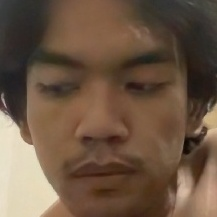
#> input picture src/camera/1669044924.jpg, 217 x 217 px, given in place of the camera
$ python camera_capture.py
#> lines starting #> are read from the running program, lines starting #| are printed output that depends on the picture; after the words box and inside, x2 and y2 are one past the last pixel; in counts of white or black regions, pixels touching at a corner belong together
import cv2

cascPath = "src\src_features\\face.xml"

faceCascade = cv2.CascadeClassifier(cascPath)

video_capture = cv2.VideoCapture(0)

while True:
    # Capture frame-by-frame
    rect, frame = video_capture.read()
#> frame is the input picture: shape (217, 217, 3); mean B, G, R 67.5, 86.1, 108.6
    gray = cv2.cvtColor(frame, cv2.COLOR_BGR2GRAY)
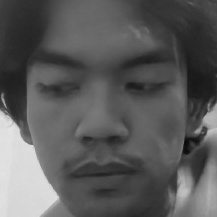
#> gray: shape (217, 217); min 9, max 229, mean 90.7

    faces = faceCascade.detectMultiScale(
        gray,
        scaleFactor=1.1,
        minNeighbors=5,
        minSize=(30, 30),
        flags=cv2.CASCADE_SCALE_IMAGE
    )
#> faces = [[14, 14, 176, 176]]

    # Draw a rectangle around the facesq
    # print(faces)
    for (x, y, w, h) in faces:
        cv2.rectangle(frame, (x, y), (x+w, y+h), ( 255, 0, 0), 2)
#> this loop made 1 pass
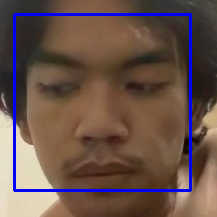
#> frame: shape (217, 217, 3); 4.48% of pixels changed, all inside (x1, y1, x2, y2) = (13, 13, 192, 192)
        # center_coordinates = x + w // 2, y + h // 2
        # radius = w // 2 # or can be h / 2 or can be anything based on your requirements
        # cv2.circle(frame, center_coordinates, radius, (0, 0, 100), 3)


    # Display the resulting frame
    cv2.imshow('Video', frame)

    if cv2.waitKey(1) == ord('q'):
#> (key q is pressed here)
        break

    elif (cv2.waitKey(1) == ord('c')): # press c to capture image and save it to src
        roi = frame[y:y+h, x:x+w]
        face_name = input("Enter the name of the person: ")
        cv2.imwrite("src\\camera_image\\"+ face_name +".png", roi)


        img_resize = cv2.imread("src\\camera_image\\"+ face_name +".png", cv2.IMREAD_UNCHANGED)


        # print('Original Dimensions : ',img_resize.shape)

        # scale_percent = 60 # percent of original size
        width = int(256)
        height = int(256)
        dim = (width, height)

        # resize image
        resized = cv2.resize(img_resize, dim, interpolation = cv2.INTER_AREA)
        print('Original Dimensions : ',roi.shape)
        print('Resized Dimensions : ',resized.shape)
        cv2.imwrite("src\\camera_image\\"+ face_name +"_resized.png", resized)

# When everything is done, release the capture
video_capture.release()
cv2.destroyAllWindows()
